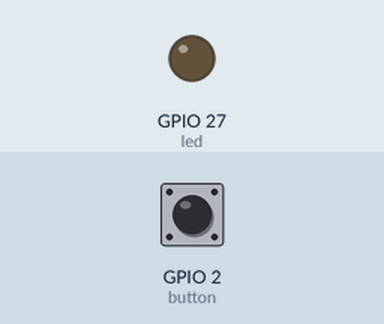
This program was run on a simulated Raspberry Pi (BCM pin numbers). Shown: output pins drawn as LEDs (lit = HIGH). Dashed ring = blinking. The test bench sets the inputs (shaded band); at power-on: GPIO 2 (button) HIGH.

Above: at 1.2 s.
1.3 s: GPIO 2 (button) pulled LOW for 3.2 s
At 4.7 s:
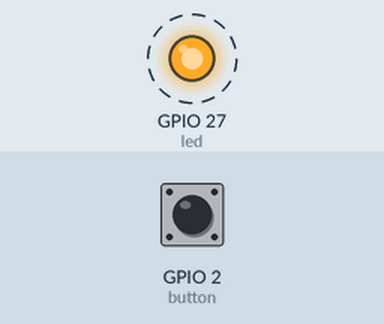
6.0 s: GPIO 2 (button) pulled LOW for 0.15 s
At 7.2 s:
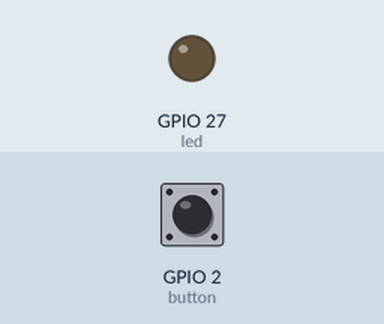
Timing chart, 0 to 9.0 s (numbered marks = the images above; inputs shaded):
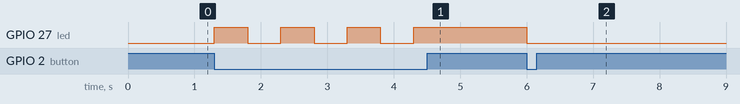

The program:

2-Led-Button.py
```python
#LED Short leg is GROUND
from gpiozero import LED, Button
from time import sleep

led = LED(27)
button = Button(2)

#led.toggle() switches the state of the LED from on to off
while True:
    button.wait_for_press()
    led.toggle()
    sleep(0.5)
led.off()

#or on press -> on
#led = LED(27)
#button = Button(2)
#button.when_pressed = led.on
#button.when_released = led.off
#pause()
    
```

Measured:
- after the input at 1.3 s, GPIO 27 (led): alternates HIGH for 0.50 s and LOW for 0.50 s, 7 changes in all, then stays HIGH, starting at once
- after the input at 6.0 s, GPIO 27 (led): HIGH → LOW at once
